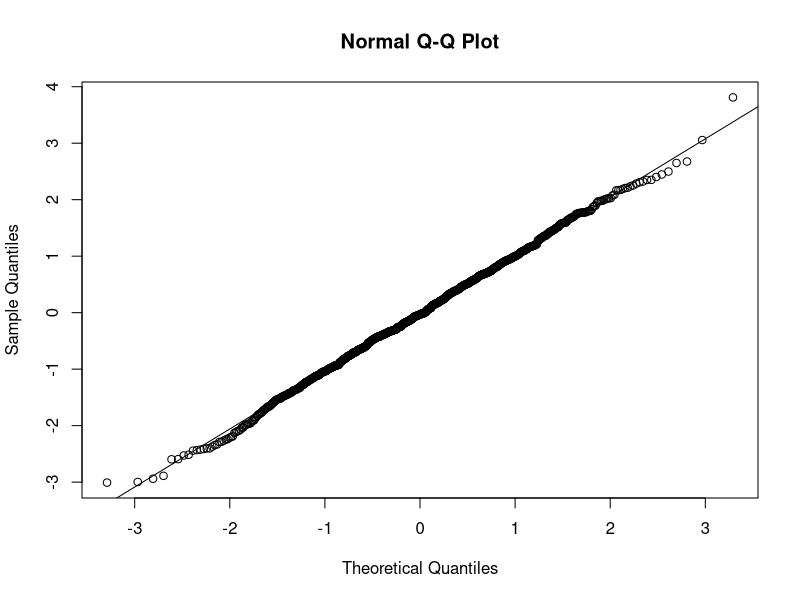
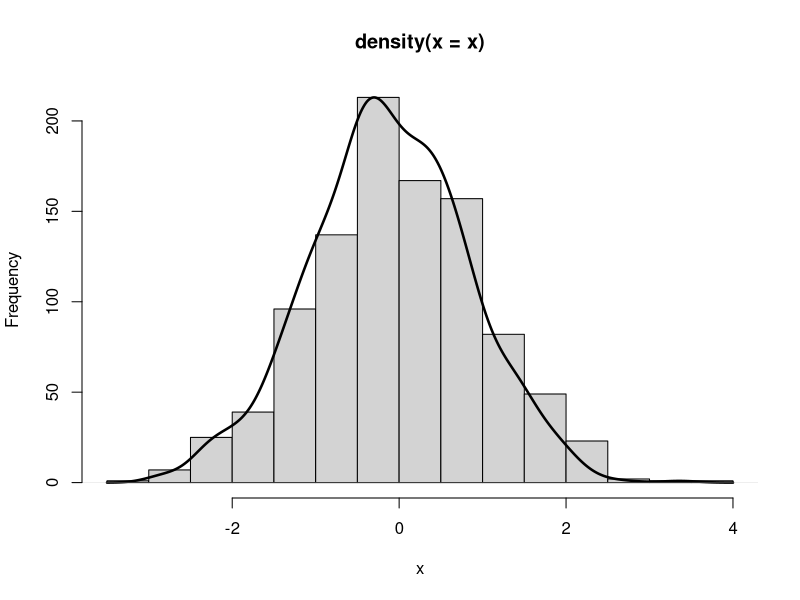

These charts were generated, in order, by the following R code: (Note: this script raises an error after producing the figures.)
## ---- chunk 1
library(semTools)
## ---- chunk 2
set.seed(1)
## ---- chunk 3
x = rnorm(1000)
## ---- chunk 4
qqnorm(x)
qqline(x)
## ---- chunk 5
shapiro.test(x)
## ---- chunk 6
hist(x, main="")
par(new=TRUE)
plot(density(x), ylab= "", xlab="", axes=F, lwd=2.5)
## ---- chunk 7
m - mvrnonnorm(1000, c(1,2), matrix(c(10,2,2,5),2,2), skewness = c(5,2), kurtosis = c(3,3))
qqnorm(m)
qqline(m)
hist(m, main="")
par(new=TRUE)
plot(density(m), ylab= "", xlab="", axes=F, lwd=2.5)
